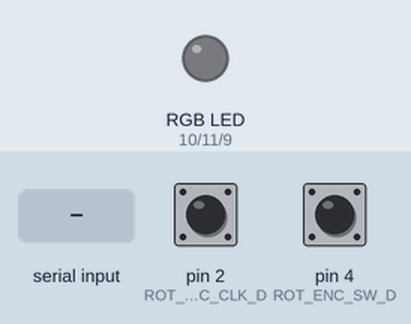
A sketch run on a simulated Arduino Uno, built with avr-gcc and run on an emulated ATmega328P. Parts: an RGB LED mixed from three pins (HIGH = lit). The test bench sets the inputs (shaded band); at power-on: pin 2 (ROT_ENC_CLK_D) HIGH, pin 4 (ROT_ENC_SW_D) HIGH. Dim RGB values are drawn brighter than linear.

Above: at 1.2 s.
1.3 s: "O90\n" received over Serial
At 2.1 s:
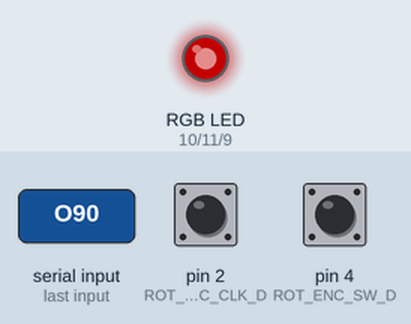
6.1 s: "O,45\n" received over Serial
At 7.0 s:
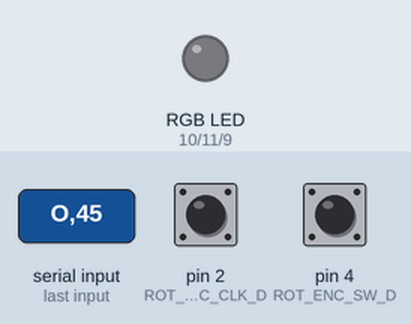
Timing chart, 0 to 8.6 s (numbered marks = the images above; inputs shaded):
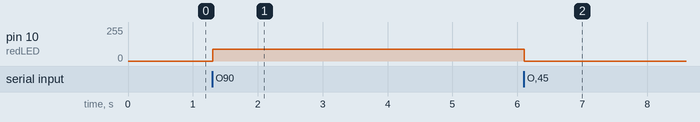

The sketch:

Test_LEDs.ino
```cpp
#define greenLED 11
#define redLED 10
#define blueLED 9

char LEDHeaders[5] = {'O', 'P', 'Q', 'R', 'S'};

String recievedColourArray;

String redLEDColourString;
String greenLEDColourString;
String blueLEDColourString;
int redLEDColour;
int greenLEDColour;
int blueLEDColour;

int ind1, ind2, ind3;

char recievedCityHeader = 'M';
char recievedDateHeader = 'N';

String recievedCity = "";
String recievedDate = "";

char rotaryHeaders[4] = {'A', 'B', 'C', 'D'};                                   // Headers for the rotary encoders and the button

// Rotary Encoder Pins
#define ROT_ENC_CLK_D 2
#define ROT_ENC_DT_D 3
#define ROT_ENC_SW_D 4

int counter_D = 0;
int currentStateCLK_D;
int lastStateCLK_D;

unsigned long lastButtonPress = 0;

int buttonState = 0;
boolean pressed = false;

void setup() {
  // put your setup code here, to run once:

  pinMode(greenLED, OUTPUT);
  pinMode(redLED, OUTPUT);
  pinMode(blueLED, OUTPUT);

  // Set encoder pins as inputs and calibrate the last state
  pinMode(ROT_ENC_CLK_D, INPUT);
  pinMode(ROT_ENC_DT_D, INPUT);
  pinMode(ROT_ENC_SW_D, INPUT_PULLUP);

  lastStateCLK_D = digitalRead(ROT_ENC_CLK_D);

  // Setup Serial Monitor
  Serial.begin(9600);
}

void loop() {
  // put your main code here, to run repeatedly:

  if (Serial.available() > 0) {
    readData();
  }
  rotary();
  button();
}

void readData() {
  String recievedData = Serial.readStringUntil('\n');             // Save the string until the break

  char recieveHeader = recievedData.charAt(0);                    // Check the header
  recievedData.remove(0, 1);                                      // Remove the header

  //  if (recieveHeader == 'M') {
  //    recievedCity = recievedData;
  //    lcd.setCursor(0, 0);
  //    lcd.print("                ");
  //    lcd.setCursor(0, 0);
  //    lcd.print(recievedCity);
  //  } else if (recieveHeader == 'N') {
  //    recievedDate = recievedData;
  //    lcd.setCursor(0, 1);
  //    lcd.print(recievedDate);
  //  } else if (recieveHeader == 'O') {
  if (recieveHeader == 'O') {
    recievedColourArray = recievedData;

    ind1 = recievedColourArray.indexOf(',');  //finds location of first ,
    redLEDColourString = recievedColourArray.substring(0, ind1);   //captures first data String
    ind2 = recievedColourArray.indexOf(',', ind1 + 1 ); //finds location of second ,
    greenLEDColourString = recievedColourArray.substring(ind1 + 1, ind2 + 1); //captures second data String
    blueLEDColourString = recievedColourArray.substring(ind2 + 1); //captures remain part of data after last ,

    redLEDColour = redLEDColourString.toInt();

    analogWrite(redLED, redLEDColour);
    analogWrite(greenLED, greenLEDColour);
    analogWrite(blueLED, blueLEDColour);

  } else if (recieveHeader == 'P') {
  } else if (recieveHeader == 'Q') {
  } else if (recieveHeader == 'R') {
  } else if (recieveHeader == 'S') {
  } else {

    int data = recievedData.toInt();                                // Transate the remaining string to an int

    //    switch (recieveHeader) {                                        // Go into the switch with the header
    //      case 'A':                                                     // If the header matches the case
    //        if (data == 1) {                                            // And the int is 1
    //          digitalWrite(valvePin_1_Out, HIGH);                       // Write HIGH to the valve
    //        } else {                                                    // If other data was send
    //          digitalWrite(valvePin_1_Out, LOW);                        // Else write LOW
    //        }
    //        break;                                                      // Break out of the switch
    //      case 'B':
    //        if (data == 1) {
    //          digitalWrite(valvePin_1_In, HIGH);
    //        } else {
    //          digitalWrite(valvePin_1_In, LOW);
    //        }      break;
    //      case 'C':
    //        if (data == 1) {
    //          digitalWrite(valvePin_2_Out, HIGH);
    //        } else {
    //          digitalWrite(valvePin_2_Out, LOW);
    //        }      break;
    //      case 'D':
    //        if (data == 1) {
    //          digitalWrite(valvePin_2_In, HIGH);
    //        } else {
    //          digitalWrite(valvePin_2_In, LOW);
    //        }
    //        break;
    //      case 'E':
    //        if (data == 1) {
    //          digitalWrite(valvePin_3_Out, HIGH);
    //        } else {
    //          digitalWrite(valvePin_3_Out, LOW);
    //        }      break;
    //      case 'F':
    //        if (data == 1) {
    //          digitalWrite(valvePin_3_In, HIGH);
    //        } else {
    //          digitalWrite(valvePin_3_In, LOW);
    //        }      break;
    //      case 'G':
    //        if (data == 1) {
    //          digitalWrite(valvePin_4_Out, HIGH);
    //        } else {
    //          digitalWrite(valvePin_4_Out, LOW);
    //        }
    //        break;
    //      case 'H':
    //        if (data == 1) {
    //          digitalWrite(valvePin_4_In, HIGH);
    //        } else {
    //          digitalWrite(valvePin_4_In, LOW);
    //        }      break;
    //      case 'I':
    //        if (data == 1) {
    //          digitalWrite(valvePin_5_Out, HIGH);
    //        } else {
    //          digitalWrite(valvePin_5_Out, LOW);
    //        }      break;
    //      case 'J':
    //        if (data == 1) {
    //          digitalWrite(valvePin_5_In, HIGH);
    //        } else {
    //          digitalWrite(valvePin_5_In, LOW);
    //        }
    //        break;
    //      case 'K':
    //        if (data == 1) {
    //          digitalWrite(valvePin_6_Out, HIGH);
    //        } else {
    //          digitalWrite(valvePin_6_Out, LOW);
    //        }      break;
    //      case 'L':
    //        if (data == 1) {
    //          digitalWrite(valvePin_6_In, HIGH);
    //        } else {
    //          digitalWrite(valvePin_6_In, LOW);
    //        }      break;
    //    }
  }
}

void button() {

  // Read the button state
  int btnState = digitalRead(ROT_ENC_SW_D);

  //If we detect LOW signal, button is pressed
  if (btnState == LOW) {
    //if 50ms have passed since last LOW pulse, it means that the
    //button has been pressed, released and pressed again
    if (millis() - lastButtonPress > 50 && !pressed) {
      buttonState++;
      Serial.print(rotaryHeaders[3]);
      Serial.println(buttonState);
      pressed = true;
    }
    // Remember last button press event
    lastButtonPress = millis();
  } else {
    pressed = false;

  }
}

void rotary() {

  // Reads the encoder and outputs that value to the Pi
  // Read the current state of CLK
  currentStateCLK_D = digitalRead(ROT_ENC_CLK_D);

  // If last and current state of CLK are different, then pulse occurred
  // React to only 1 state change to avoid double count
  if (currentStateCLK_D != lastStateCLK_D  && currentStateCLK_D == 1) {
    // If the DT state is different than the CLK state then
    // the encoder is rotating CCW so decrement
    if (digitalRead(ROT_ENC_DT_D) != currentStateCLK_D) {
      counter_D ++;
    } else { // Encoder is rotating CW so increment
      counter_D --;
    }
    Serial.print(rotaryHeaders[0]);
    Serial.println(counter_D);
  }
  // Remember last CLK state
  lastStateCLK_D = currentStateCLK_D;

}
```

Measured:
- after the input at 1.3 s, pin 10 (redLED): 0/255 → 90/255 at once
- after the input at 6.1 s, pin 10 (redLED): 90/255 → 0/255 at once
